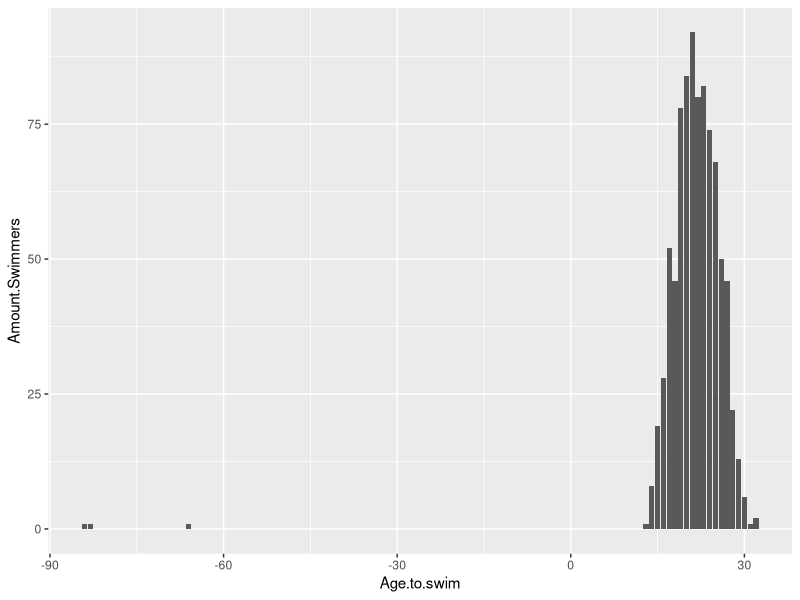

Reproduce this figure in R.
library(tidyverse)
library(dplyr)
library(ggplot2)


mean_age <- function(data,G){
  new_df <- data %>% 
    select(Athlete.Full.Name, Age.to.swim, Gender) %>%
    unique() %>% 
    filter(Gender == G) %>% 
    group_by(Age.to.swim) %>% 
    summarise(
      Amount.Swimmers = sum(Age.to.swim/Age.to.swim)
    ) %>% 
    arrange(desc(Amount.Swimmers))
    
  return(new_df)
}

data <- read.csv("./data/best_swimmers.csv",sep = ",")


data <- data %>% 
  mutate(
    Swim.date = as.Date(Swim.date,format = "%m-%d-%y"),
    Athlete.birth.date = as.Date(Athlete.birth.date,format = "%m-%d-%y"),
    Team.Code = as.factor(Team.Code),
    Team.Name = as.factor(Team.Name),
    Age.to.swim = trunc(as.numeric((`Swim.date`- `Athlete.birth.date`)/365))
  )


female_data_age <- mean_age(data,"F")
  
  
male_data_age <- mean_age(data,"M")

ggplot(
  data =female_data_age,
  mapping = aes(
    x =Age.to.swim,
    y = Amount.Swimmers)
) +
  geom_bar( stat = "identity")
